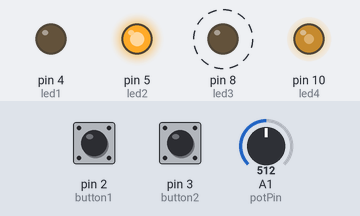
A sketch run on a simulated Arduino Uno, built with avr-gcc and run on an emulated ATmega328P. Shown: output pins drawn as LEDs (lit = HIGH). Dashed ring = blinking. The inputs (shaded band) are chosen by the test bench; at power-on: A1 (potPin) = 512, pin 2 (button1) HIGH, pin 3 (button2) HIGH. What the sketch prints to the serial monitor is not drawn.

Above: at 1.3 s.
1.4 s: A1 (potPin) set to 412
At 1.9 s:
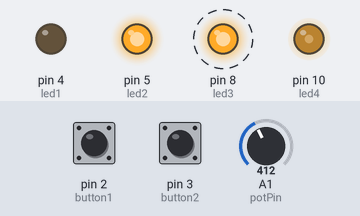
4.4 s: A1 (potPin) set to 385
At 4.9 s:
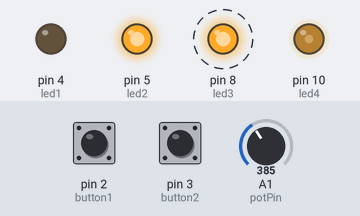
7.4 s: pin 2 (button1) pulled LOW for 0.6 s
At 7.9 s:
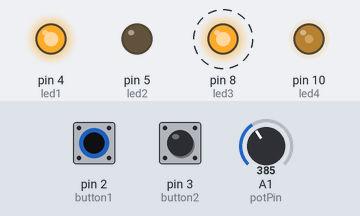
10.5 s: A1 (potPin) set to 900
At 10.9 s:
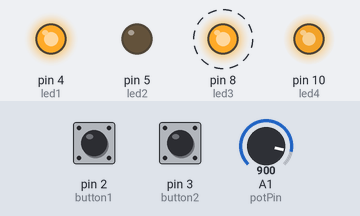
13.5 s: pin 2 (button1) pulled LOW for 1 s
At 16.5 s:
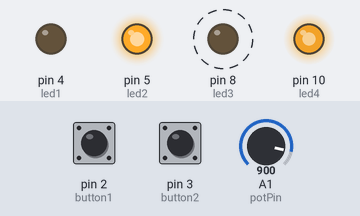
16.6 s: pin 3 (button2) pulled LOW for 0.6 s
At 17.5 s:
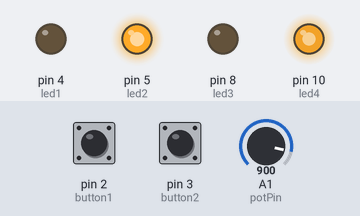
Timing chart, 0 to 19.6 s (numbered marks = the images above; inputs shaded):
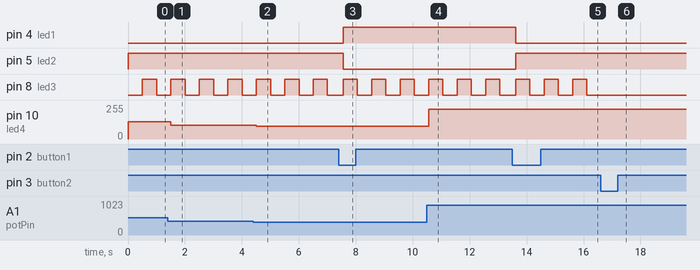

The sketch:

Tugas_Mikro1_DianTresianaYulianti.ino
```cpp
#define button1 2
#define button2 3
#define potPin A1

#define led1 4
#define led2 5
#define led3 8
#define led4 10

bool led1State = false;           // Status LED1
bool led2State = true;            // Status LED2 (kebalikan dari LED1)
bool led3Blink = true;            // LED3 dalam mode blink
bool lastButton1State = HIGH;     // Status tombol 1 sebelumnya
bool lastButton2State = HIGH;     // Status tombol 2 sebelumnya
bool led3LightState = LOW;        // Status nyala/mati LED3
unsigned long prevMillis = 0;     // Timer untuk kedip LED3
const int blinkInterval = 300;    // Kecepatan kedip LED3

void setup() {
  pinMode(button1, INPUT_PULLUP);
  pinMode(button2, INPUT_PULLUP);
  pinMode(led1, OUTPUT);
  pinMode(led2, OUTPUT);
  pinMode(led3, OUTPUT);
  pinMode(led4, OUTPUT);

  Serial.begin(9600);
  Serial.println("Program: 4 LED, 2 tombol toggle, dan 1 potensiometer");
}

void loop() {
  int stateButton1 = digitalRead(button1);
  int stateButton2 = digitalRead(button2);
  int potValue = analogRead(potPin);
  int brightness = potValue / 4;

  // ===== Button 1: toggle LED1 dan LED2 =====
  if (stateButton1 == LOW && lastButton1State == HIGH) {
    led1State = !led1State;          // ubah status LED1
    led2State = !led2State;          // ubah status LED2 (kebalikannya)
    Serial.print("Button1 ditekan → LED1: ");
    Serial.print(led1State ? "ON" : "OFF");
    Serial.print(" | LED2: ");
    Serial.println(led2State ? "ON" : "OFF");
    delay(50); // debounce
  }
  lastButton1State = stateButton1;

  digitalWrite(led1, led1State);
  digitalWrite(led2, led2State);

  // ===== Button 2: toggle LED3 (blink mode) =====
  if (stateButton2 == LOW && lastButton2State == HIGH) {
    led3Blink = !led3Blink;
    if (led3Blink) {
      Serial.println("LED3: MODE KEDAP-KEDIP AKTIF");
    } else {
      Serial.println("LED3: MATI");
      digitalWrite(led3, LOW);
    }
    delay(50); // debounce
  }
  lastButton2State = stateButton2;

  // ===== LED3: mode kedip non-blocking =====
  if (led3Blink) {
    unsigned long currentMillis = millis();
    if (currentMillis - prevMillis >= blinkInterval) {
      prevMillis = currentMillis;
      led3LightState = !led3LightState;
      digitalWrite(led3, led3LightState);
    }
  }

  // ===== LED4: dikontrol potensiometer =====
  analogWrite(led4, brightness);

  // ===== Keterangan LED4 =====
  if (brightness < 100) {
    Serial.println("LED4: Terlalu redup");
  } else if (brightness > 200) {
    Serial.println("LED4: Terlalu terang");
  } else {
    Serial.println("LED4: Normal");
  }

  delay(500);
}
```

Measured:
- after the input at 1.4 s, pin 10 (led4): 128/255 → 103/255 after 0.10 s
- after the input at 4.4 s, pin 10 (led4): 103/255 → 96/255 after 0.11 s
- after the input at 7.4 s, pin 4 (led1): LOW → HIGH after 0.16 s; pin 5 (led2): HIGH → LOW after 0.16 s
- after the input at 10.5 s, pin 10 (led4): 96/255 → 225/255 after 0.06 s
- after the input at 13.5 s, pin 4 (led1): HIGH → LOW after 0.11 s; pin 5 (led2): LOW → HIGH after 0.11 s
- after the input at 16.6 s, pin 8 (led3): stops changing and stays LOW
- by itself, pin 8 (led3): alternates HIGH for 0.50 s and LOW for 0.50 s
